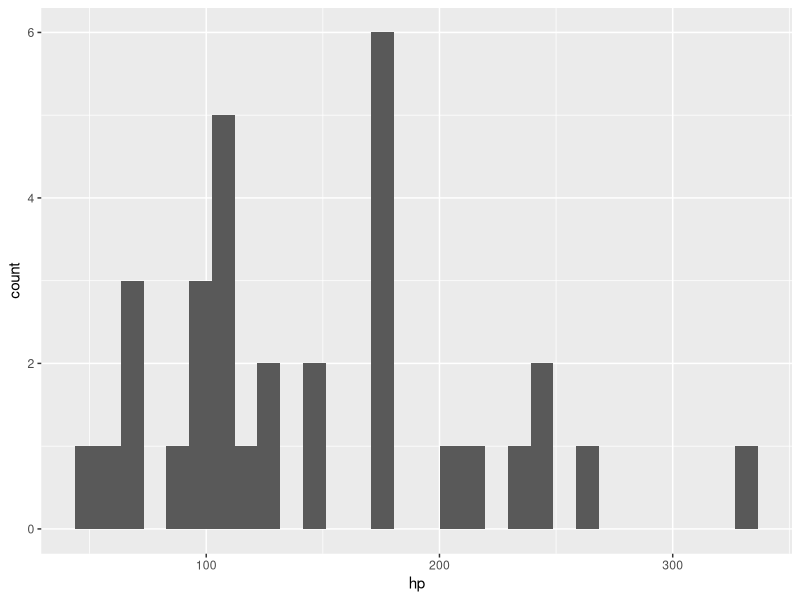
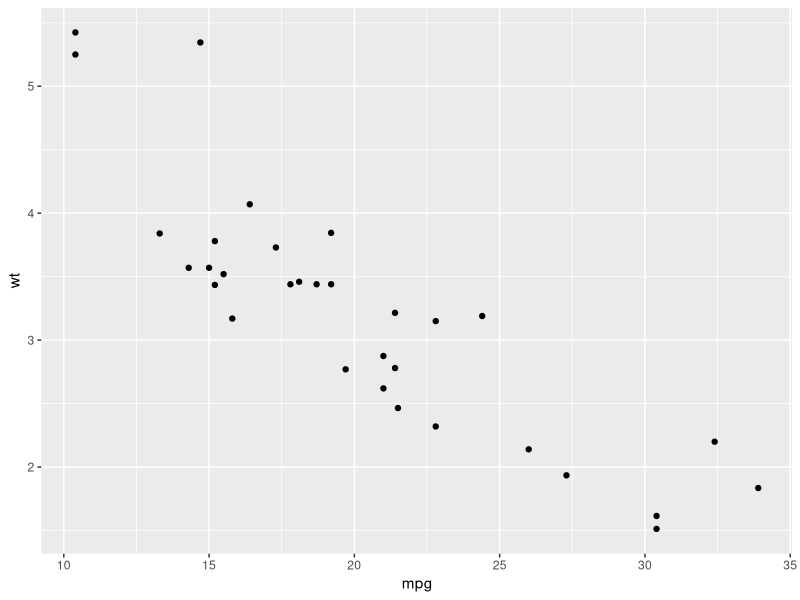
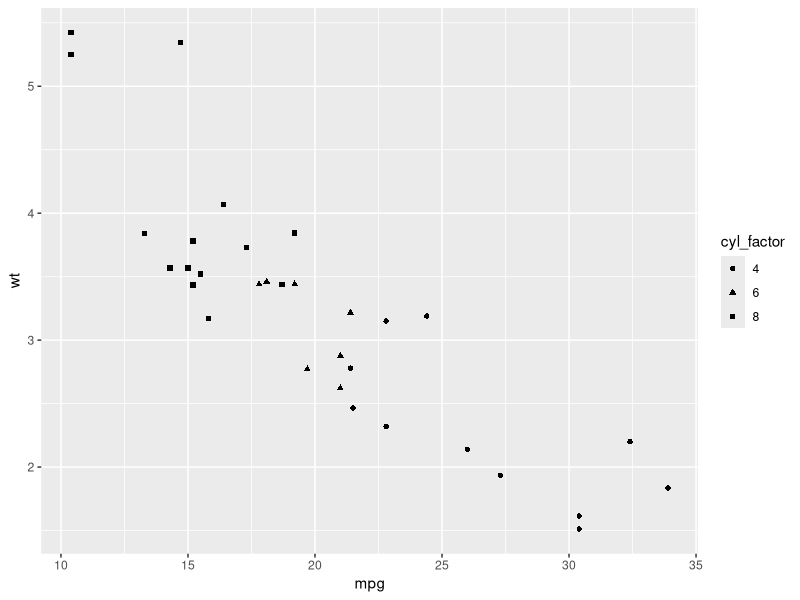
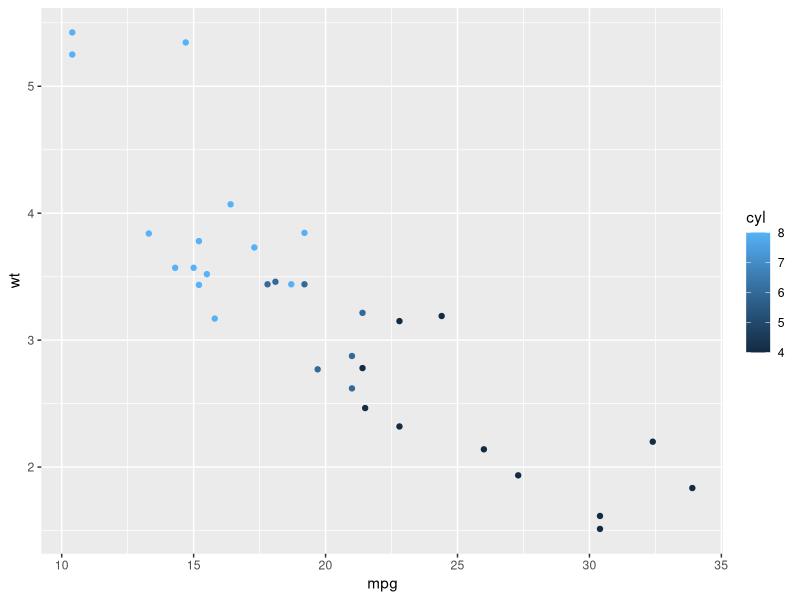

Write the R code that produced these figures, in order.
data("mtcars")
View(mtcars)

library(ggplot2)

#Verificando os dados:
head(mtcars)

#estatistica descritiva
summary(mtcars)

#transformando o tipo de variavel
mtcars<-transform(mtcars, mpg=as.numeric(mpg),cyl=as.numeric(cyl),disp=as.numeric(disp),hp=as.numeric(hp),
                  drat=as.numeric(drat),qsec=as.numeric(qsec),vs=as.numeric(vs),am=as.numeric(am),gear=as.numeric(gear),
                  carb=as.numeric(carb))


#Criando histograma
ggplot(data = mtcars) + geom_histogram(aes(x = hp))

qplot(mpg,wt,data=mtcars)

mtcars$cyl_factor <- factor(mtcars$cyl)

ggplot(mtcars,aes(x=mpg,y=wt,shape = cyl_factor))+ geom_point()

ggplot(mtcars,aes(x = mpg, y = wt,color = cyl))+ geom_point()
